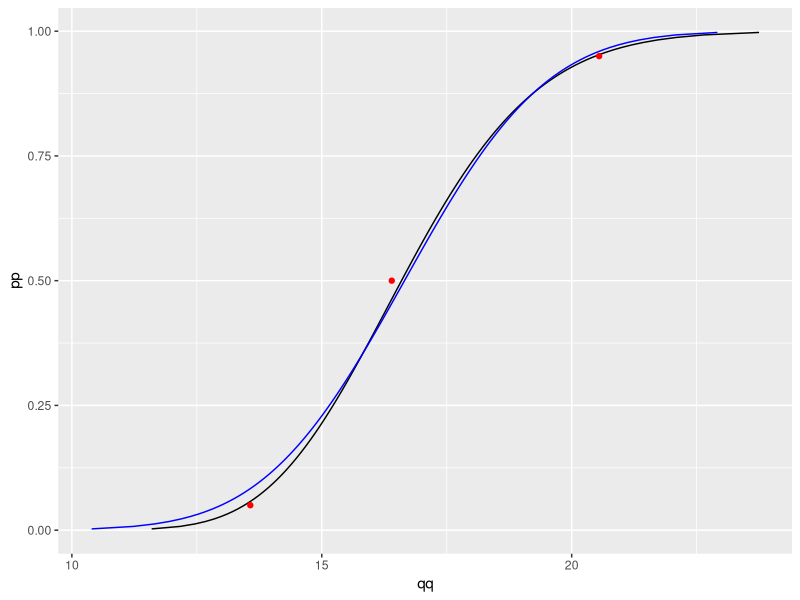
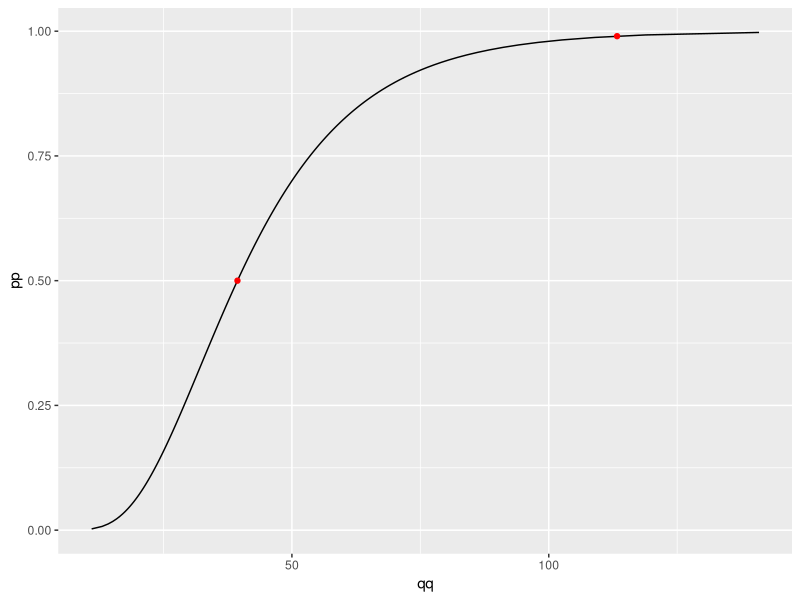
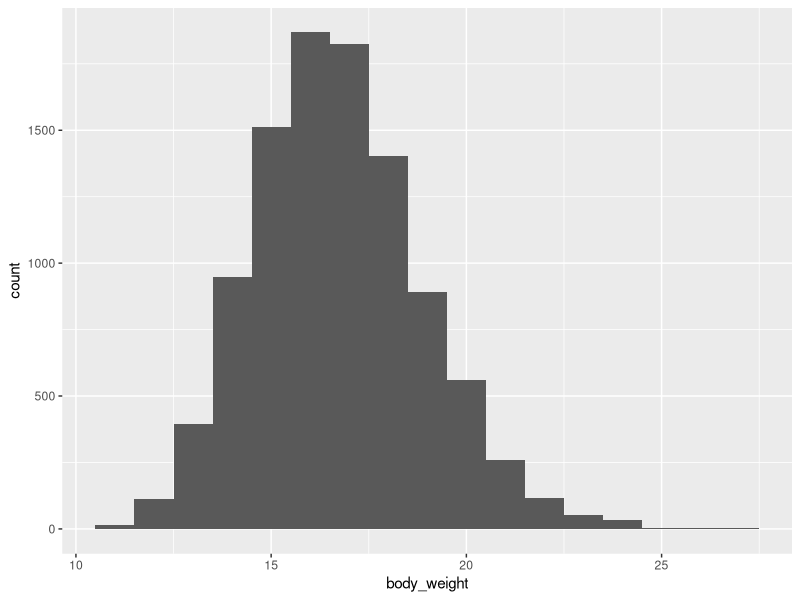
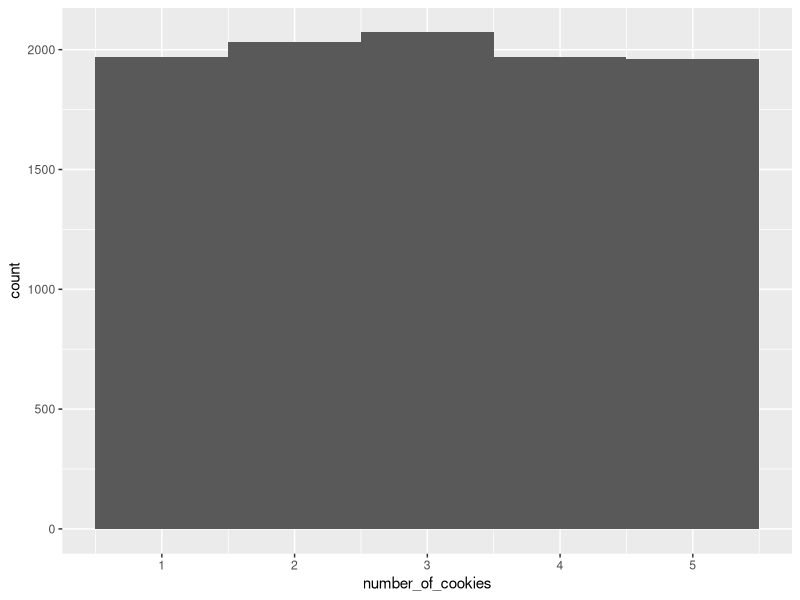
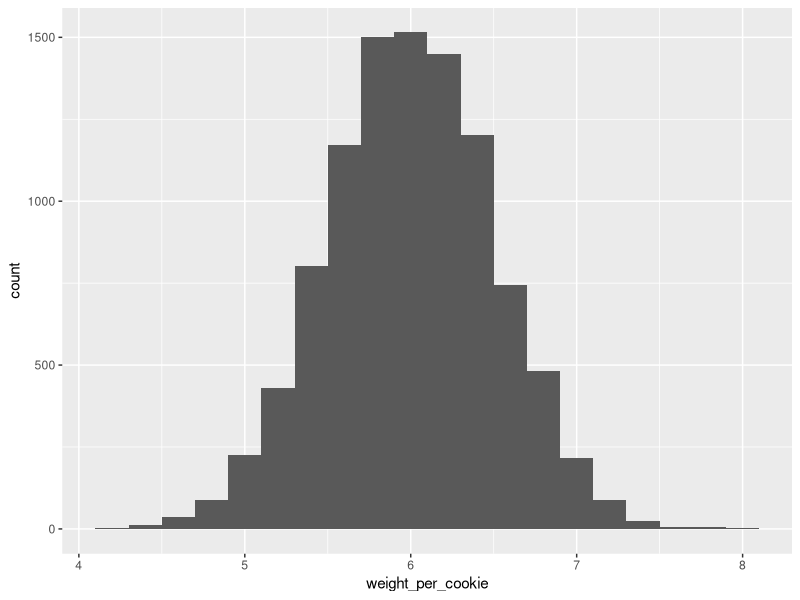
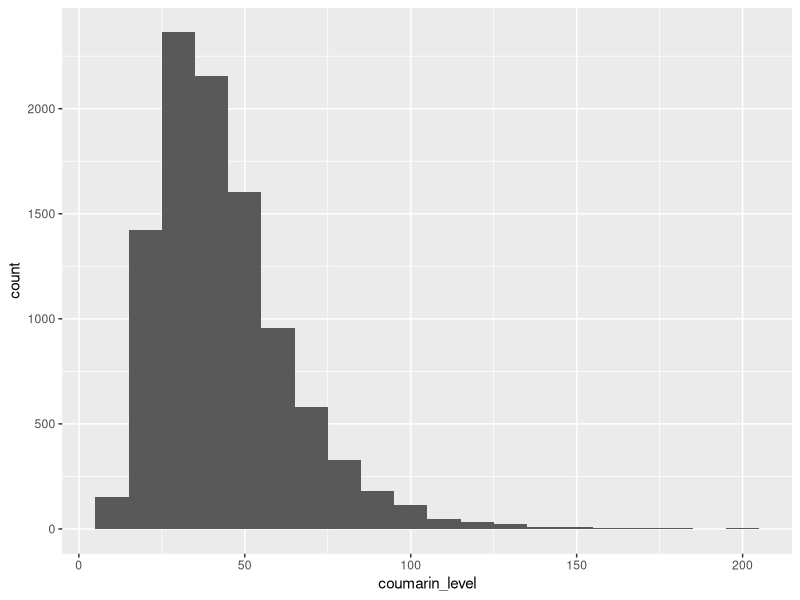
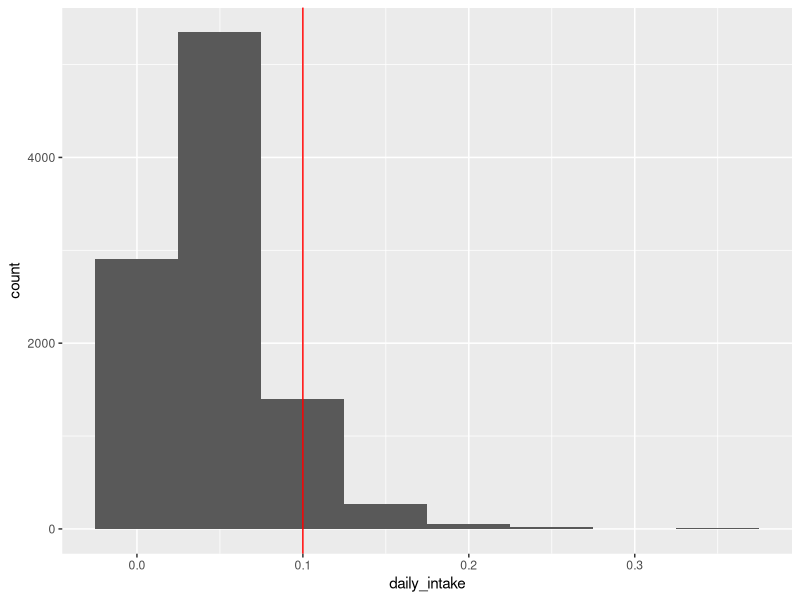

The R script that drew these images, in order:
## ---- chunk 1
library(readxl)
library(ggplot2)
library(dplyr)
## ---- chunk 2
e_df <- readxl::read_xlsx("../data/ExpoFacts_Physiology.xlsx", sheet = "Sheet5", skip = 121)
## ---- chunk 3

## Fit lognormal to bodyweight

# get data
df_4 <- e_df %>% 
  filter(Country == "Germany") %>%
  filter(`Age (years)` == 4) 

# get summary statistics
m_bw = mean(df_4$`Mean (kg)`)
s_bw = mean(df_4$SD)
P5_bw = mean(df_4$`5th (kg)`)
P50_bw = mean(df_4$`Median (kg)`)
P95_bw = mean(df_4$`95th (kg)`)

# specify objective function for fitting
obj_fun <- function(par){(qlnorm(0.05,exp(par[1]),exp(par[2])) - P5_bw)^2 +
(qlnorm(0.5,exp(par[1]),exp(par[2])) - P50_bw)^2 +
(qlnorm(0.95,exp(par[1]),exp(par[2])) - P95_bw)^2}

# find parameters (should be done by thorough investigation of the optimisation and goodness of fit)
optim(par= c(0,0), fn = obj_fun)
log_par <- optim(par= c(0,0), fn = obj_fun)$par

# transform to parameters of the lognormal distribution 
m_logbw = exp(log_par[1])
s_logbw = exp(log_par[2])

data.frame(pp = ppoints(200)) %>% 
  mutate(qq = qlnorm(pp,m_logbw,s_logbw)) %>%
  mutate(qqnorm = qnorm(pp,m_bw,s_bw)) %>%
  ggplot(aes(x=qq,y=pp)) +
           geom_line() +
          geom_line(aes(x=qqnorm,y=pp),col='blue') +
           geom_point(data=data.frame(x=c(P5_bw,P50_bw,P95_bw),y=c(0.05,0.5,0.95)),aes(x=x,y=y),col='red') 
          
## ---- chunk 4
## Fit lognormal to coumarin levels 
m_lev = 37.7
P50_lev = 39.4
P99_lev = 113.3 #assign 99 to maximum

obj_fun <- function(par){(qlnorm(0.5,exp(par[1]),exp(par[2])) - P50_lev)^2 +
(qlnorm(0.99,exp(par[1]),exp(par[2])) - P99_lev)^2}

log_par <- optim(par= c(0,0), fn = obj_fun)$par

m_loglev = exp(log_par[1])
s_loglev = exp(log_par[2])

data.frame(pp = ppoints(200)) %>% 
  mutate(qq = qlnorm(pp,m_loglev,s_loglev)) %>%
  ggplot(aes(x=qq,y=pp)) +
           geom_line() +
           geom_point(data=data.frame(x=c(P50_lev,P99_lev),y=c(0.5,0.99)),aes(x=x,y=y),col='red') 

## ---- chunk 5
TDI = 0.1 #mg/kw bw per day
 
niter = 10^4
sim_df <- data.frame(
  
body_weight = rlnorm(niter,m_logbw,s_logbw),

number_of_cookies = sample(1:5,size=niter,replace=TRUE),

weight_per_cookie = rnorm(niter,6,0.5),

coumarin_level = rlnorm(niter,m_loglev,s_loglev))

sim_df <- sim_df %>% 
  mutate(daily_intake = coumarin_level*number_of_cookies*weight_per_cookie/1000/body_weight)

## ---- chunk 6
sim_df %>%
ggplot(aes(x=body_weight)) +
  geom_histogram(binwidth = 1) 
## ---- chunk 7
sim_df %>%
ggplot(aes(x=number_of_cookies)) +
  geom_histogram(binwidth = 1) 

## ---- chunk 8
sim_df %>%
ggplot(aes(x=weight_per_cookie)) +
  geom_histogram(binwidth = 0.2) 

## ---- chunk 9
sim_df %>%
ggplot(aes(x=coumarin_level)) +
  geom_histogram(binwidth = 10) 

## ---- chunk 10
sim_df %>%
ggplot(aes(x=daily_intake)) +
  geom_histogram(binwidth = 0.05) +
  geom_vline(xintercept=TDI,col='red')
## ---- chunk 11
TDI
mean(sim_df$daily_intake>TDI) # consuming uniform 1 to 20 number of cookies each time, a high proportion of children consuming cookies exceed the TDI. If only uniform 1 to 5, then the proportion is much lower.  

quantile(sim_df$daily_intake,probs=0.95) # 95th percentile is above the TDI under both exposure scenarios (1-20 and 1-5)
## ---- chunk 12
# Worst case 

int_df <- data.frame(
  
body_weight = c(P95_bw,P5_bw),

number_of_cookies = c(1,20),

weight_per_cookie = c(4,7),

coumarin_level = c(0,P99_lev) ) 

int_df %>% 
  mutate(daily_intake = coumarin_level*number_of_cookies*weight_per_cookie/1000/body_weight)

# worst case is above TDI but we cannot really say how certain we are that this is the case since we have made conservative assumptions. If it was below the TDI, then we would be able to conclude. 
